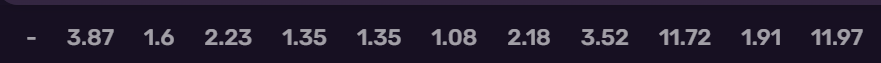
#> input picture backend/history_capture.png, 881 x 63 px
$ python -i extracthistory.py   (imports and definitions only)
#> lines starting #> are read from the running program, lines starting #| are printed output that depends on the picture; after the words box and inside, x2 and y2 are one past the last pixel; in counts of white or black regions, pixels touching at a corner belong together
#> further down, picture is the input picture: PIL image 881x63 RGB; mean R, G, B 34.4, 27.2, 45.1
"""
capture_and_parse_history.py

Requirements:
    pip install pillow pytesseract opencv-python

Notes:
- On Windows, if Tesseract is not on PATH, set:
    pytesseract.pytesseract.tesseract_cmd = r"C:\Program Files\Tesseract-OCR\tesseract.exe"
"""

from PIL import ImageGrab, Image
import pytesseract
import cv2
import numpy as np
import re
import os
import time
pytesseract.pytesseract.tesseract_cmd = "C:/Program Files/Tesseract-OCR/tesseract.exe"

# ---------------- CONFIG ----------------
# bbox chosen from your coordinates: top-left (5,1069), bottom-right (886,1132)
DEFAULT_BBOX = (5, 1069, 886, 1132)
DEFAULT_SAVE_PATH = "history_capture.png"
# OCR config - single-line tries (psm 7). We'll fall back if necessary.
DEFAULT_TESSERACT_CONFIG = "--psm 7"

# If needed (Windows), uncomment and set your tesseract exe path:
# pytesseract.pytesseract.tesseract_cmd = r"C:\Program Files\Tesseract-OCR\tesseract.exe"

# ---------------- UTIL: preprocess image for OCR ----------------
def _preprocess_image_for_ocr(pil_img: Image.Image) -> Image.Image:
    """
    Convert to grayscale, apply adaptive threshold and mild dilation/erosion
    to make numeric text more legible for Tesseract.
    """
    arr = np.array(pil_img.convert("L"))  # grayscale
    # adaptive threshold to binarize
    arr = cv2.adaptiveThreshold(arr, 255, cv2.ADAPTIVE_THRESH_GAUSSIAN_C,
                                cv2.THRESH_BINARY, 11, 2)
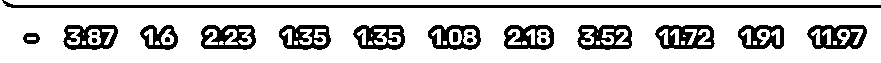
#> arr: shape (63, 881); 79.8% white; 23 black regions (3 under 20 px), largest, box (x1, y1, x2, y2) and area: (2, 0, 881, 8) 2643, (655, 25, 715, 49) 888, (807, 25, 867, 49) 842
    # morphological open to remove small noise
    kernel = np.ones((2, 2), np.uint8)
    arr = cv2.morphologyEx(arr, cv2.MORPH_OPEN, kernel)
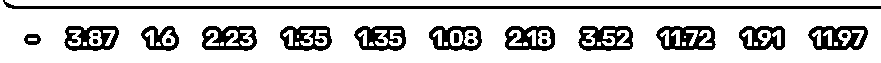
#> arr: shape (63, 881); 79.7% white; 23 black regions (3 under 20 px), largest, box (x1, y1, x2, y2) and area: (3, 0, 881, 9) 2643, (656, 26, 716, 50) 892, (808, 26, 868, 50) 847
    return Image.fromarray(arr)

# ---------------- Capture-only ----------------
# [97 lines left out: functions capture_region, get_multiplier_array_from_image, get_multiplier_array_from_screen, not called in this run]

# ---------------- Example usage ----------------
# [4 lines not run here, left out]

>>> from PIL import Image
>>> picture = Image.open('../history_capture.png')
>>> result = _preprocess_image_for_ocr(picture)

$ run again, on backend/capture_region_1760537581.png
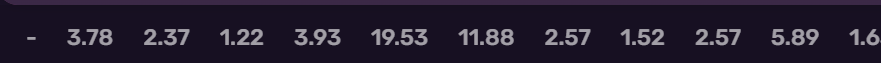
#> input picture backend/capture_region_1760537581.png, 881 x 63 px
#> picture is the input picture: PIL image 881x63 RGB; mean R, G, B 35.4, 27.8, 46
#> in _preprocess_image_for_ocr, `arr = cv2.adaptiveThreshold(arr, 255, cv2.ADAPTIVE_THRESH_GAUSSIAN_C, ..`:
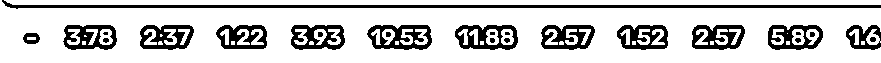
#> arr: shape (63, 881); 79.3% white; 25 black regions (4 under 20 px), largest, box (x1, y1, x2, y2) and area: (2, 0, 881, 9) 2646, (367, 25, 432, 50) 921, (455, 25, 518, 50) 830
#> in _preprocess_image_for_ocr, `arr = cv2.morphologyEx(arr, cv2.MORPH_OPEN, kernel)`:
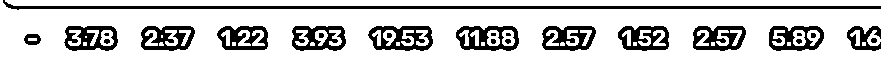
#> arr: shape (63, 881); 79.3% white; 25 black regions (4 under 20 px), largest, box (x1, y1, x2, y2) and area: (3, 0, 881, 10) 2645, (368, 26, 433, 51) 925, (456, 26, 519, 51) 832
